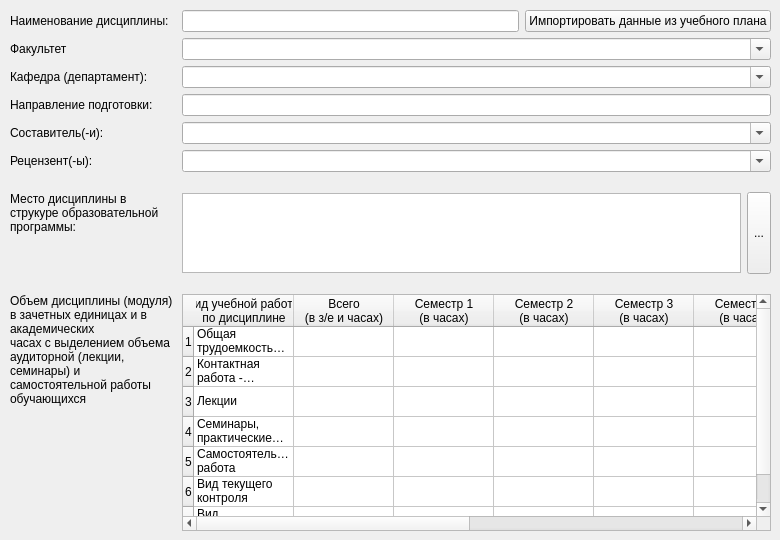
    <widget class="QWidget" name="tab">
     <attribute name="title">
      <string>Основное</string>
     </attribute>
     <widget class="QWidget" name="formLayoutWidget">
      <property name="geometry">
       <rect>
        <x>10</x>
        <y>10</y>
        <width>761</width>
        <height>521</height>
       </rect>
      </property>
      <layout class="QFormLayout" name="formLayout11">
       <item row="0" column="0">
        <widget class="QLabel" name="labelTitle">
         <property name="text">
          <string>Наименование дисциплины:</string>
         </property>
        </widget>
       </item>
       <item row="0" column="1">
        <layout class="QHBoxLayout" name="horizontalLayout11">
         <item>
          <widget class="QLineEdit" name="lineTitle"/>
         </item>
         <item>
          <widget class="QPushButton" name="importButton">
           <property name="minimumSize">
            <size>
             <width>100</width>
             <height>0</height>
            </size>
           </property>
           <property name="toolTip">
            <string>Открыть интерфейс выбора учебного плана для импорта</string>
           </property>
           <property name="styleSheet">
            <string notr="true"/>
           </property>
           <property name="text">
            <string>Импортировать данные из учебного плана</string>
           </property>
           <property name="icon">
            <iconset>
             <normaloff>../icons/import_button.png</normaloff>../icons/import_button.png</iconset>
           </property>
          </widget>
         </item>
        </layout>
       </item>
       <item row="1" column="0">
        <widget class="QLabel" name="labelFaculty">
         <property name="text">
          <string>Факультет</string>
         </property>
        </widget>
       </item>
       <item row="2" column="0">
        <widget class="QLabel" name="labelDepartment">
         <property name="text">
          <string>Кафедра (департамент):</string>
         </property>
        </widget>
       </item>
       <item row="3" column="0">
        <widget class="QLabel" name="labelDoT">
         <property name="text">
          <string>Направление подготовки:</string>
         </property>
        </widget>
       </item>
       <item row="3" column="1">
        <widget class="QLineEdit" name="lineDoT"/>
       </item>
       <item row="4" column="0">
        <widget class="QLabel" name="labelCompiler">
         <property name="text">
          <string>Составитель(-и):</string>
         </property>
        </widget>
       </item>
       <item row="5" column="0">
        <widget class="QLabel" name="labelReviewer">
         <property name="text">
          <string>Рецензент(-ы):</string>
         </property>
         <property name="margin">
          <number>0</number>
         </property>
        </widget>
       </item>
       <item row="7" column="0">
        <widget class="QLabel" name="labelPlace">
         <property name="minimumSize">
          <size>
           <width>166</width>
           <height>0</height>
          </size>
         </property>
         <property name="maximumSize">
          <size>
           <width>166</width>
           <height>16777215</height>
          </size>
         </property>
         <property name="text">
          <string>Место дисциплины в струкуре образовательной программы:</string>
         </property>
         <property name="alignment">
          <set>Qt::AlignLeading|Qt::AlignLeft|Qt::AlignTop</set>
         </property>
         <property name="wordWrap">
          <bool>true</bool>
         </property>
        </widget>
       </item>
       <item row="6" column="0">
        <widget class="QLabel" name="_emptylabel_">
         <property name="maximumSize">
          <size>
           <width>16777215</width>
           <height>8</height>
          </size>
         </property>
         <property name="text">
          <string/>
         </property>
        </widget>
       </item>
       <item row="9" column="0">
        <widget class="QLabel" name="labelHours">
         <property name="enabled">
          <bool>true</bool>
         </property>
         <property name="minimumSize">
          <size>
           <width>166</width>
           <height>0</height>
          </size>
         </property>
         <property name="maximumSize">
          <size>
           <width>166</width>
           <height>16777215</height>
          </size>
         </property>
         <property name="text">
          <string>Объем дисциплины (модуля) в зачетных единицах и в академических
часах с выделением объема аудиторной (лекции, семинары) и самостоятельной работы обучающихся</string>
         </property>
         <property name="alignment">
          <set>Qt::AlignLeading|Qt::AlignLeft|Qt::AlignTop</set>
         </property>
         <property name="wordWrap">
          <bool>true</bool>
         </property>
        </widget>
       </item>
       <item row="9" column="1">
        <widget class="QTableWidget" name="tableHours">
         <property name="sizePolicy">
          <sizepolicy hsizetype="Expanding" vsizetype="Expanding">
           <horstretch>0</horstretch>
           <verstretch>0</verstretch>
          </sizepolicy>
         </property>
         <property name="maximumSize">
          <size>
           <width>9000</width>
           <height>800</height>
          </size>
         </property>
         <property name="styleSheet">
          <string notr="true"/>
         </property>
         <property name="sizeAdjustPolicy">
          <enum>QAbstractScrollArea::AdjustIgnored</enum>
         </property>
         <property name="wordWrap">
          <bool>true</bool>
         </property>
         <attribute name="horizontalHeaderCascadingSectionResizes">
          <bool>false</bool>
         </attribute>
         <attribute name="horizontalHeaderMinimumSectionSize">
          <number>41</number>
         </attribute>
         <attribute name="verticalHeaderCascadingSectionResizes">
          <bool>false</bool>
         </attribute>
         <row>
          <property name="text">
           <string>1</string>
          </property>
         </row>
         <row>
          <property name="text">
           <string>2</string>
          </property>
         </row>
         <row>
          <property name="text">
           <string>3</string>
          </property>
         </row>
         <row>
          <property name="text">
           <string>4</string>
          </property>
         </row>
         <row>
          <property name="text">
           <string>5</string>
          </property>
         </row>
         <row>
          <property name="text">
           <string>6</string>
          </property>
         </row>
         <row>
          <property name="text">
           <string>7</string>
          </property>
         </row>
         <column>
          <property name="text">
           <string>Вид учебной работы
по дисциплине</string>
          </property>
         </column>
         <column>
          <property name="text">
           <string>Всего
(в з/е и часах)</string>
          </property>
          <property name="font">
           <font>
            <strikeout>false</strikeout>
           </font>
          </property>
         </column>
         <column>
          <property name="text">
           <string>Семестр 1
(в часах)</string>
          </property>
         </column>
         <column>
          <property name="text">
           <string>Семестр 2
(в часах)</string>
          </property>
         </column>
         <column>
          <property name="text">
           <string>Семестр 3
(в часах)</string>
          </property>
         </column>
         <column>
          <property name="text">
           <string>Семестр 4
(в часах)</string>
          </property>
         </column>
         <column>
          <property name="text">
           <string>Семестр 5
(в часах)</string>
          </property>
         </column>
         <column>
          <property name="text">
           <string>Семестр 6
(в часах)</string>
          </property>
         </column>
         <column>
          <property name="text">
           <string>Семестр 7
(в часах)</string>
          </property>
         </column>
         <column>
          <property name="text">
           <string>Семестр 8
(в часах)</string>
          </property>
         </column>
         <item row="0" column="0">
          <property name="text">
           <string>Общая трудоемкость
дисциплины</string>
          </property>
          <property name="flags">
           <set>ItemIsSelectable|ItemIsDragEnabled|ItemIsDropEnabled|ItemIsUserCheckable|ItemIsEnabled</set>
          </property>
         </item>
         <item row="0" column="1">
          <property name="text">
           <string/>
          </property>
         </item>
         <item row="1" column="0">
          <property name="text">
           <string>Контактная работа -
Аудиторные занятия</string>
          </property>
          <property name="flags">
           <set>ItemIsSelectable|ItemIsDragEnabled|ItemIsDropEnabled|ItemIsUserCheckable|ItemIsEnabled</set>
          </property>
         </item>
         <item row="1" column="1">
          <property name="text">
           <string/>
          </property>
         </item>
         <item row="2" column="0">
          <property name="text">
           <string>Лекции</string>
          </property>
          <property name="flags">
           <set>ItemIsSelectable|ItemIsDragEnabled|ItemIsDropEnabled|ItemIsUserCheckable|ItemIsEnabled</set>
          </property>
         </item>
         <item row="2" column="1">
          <property name="text">
           <string/>
          </property>
         </item>
         <item row="3" column="0">
          <property name="text">
           <string>Семинары, практические
занятия</string>
          </property>
          <property name="flags">
           <set>ItemIsSelectable|ItemIsDragEnabled|ItemIsDropEnabled|ItemIsUserCheckable|ItemIsEnabled</set>
          </property>
         </item>
         <item row="3" column="1">
          <property name="text">
           <string/>
          </property>
         </item>
         <item row="4" column="0">
          <property name="text">
           <string>Самостоятельная работа</string>
          </property>
          <property name="flags">
           <set>ItemIsSelectable|ItemIsDragEnabled|ItemIsDropEnabled|ItemIsUserCheckable|ItemIsEnabled</set>
          </property>
         </item>
         <item row="5" column="0">
          <property name="text">
           <string>Вид текущего контроля</string>
          </property>
          <property name="flags">
           <set>ItemIsSelectable|ItemIsDragEnabled|ItemIsDropEnabled|ItemIsUserCheckable|ItemIsEnabled</set>
          </property>
         </item>
         <item row="6" column="0">
          <property name="text">
           <string>Вид промежуточной аттестации</string>
          </property>
          <property name="flags">
           <set>ItemIsSelectable|ItemIsDragEnabled|ItemIsDropEnabled|ItemIsUserCheckable|ItemIsEnabled</set>
          </property>
         </item>
        </widget>
       </item>
       <item row="8" column="0">
        <widget class="QLabel" name="_emptylabel2_">
         <property name="maximumSize">
          <size>
           <width>16777215</width>
           <height>8</height>
          </size>
         </property>
         <property name="text">
          <string/>
         </property>
        </widget>
       </item>
       <item row="1" column="1">
        <widget class="QComboBox" name="comboBoxFaculty">
         <property name="editable">
          <bool>true</bool>
         </property>
        </widget>
       </item>
       <item row="2" column="1">
        <widget class="QComboBox" name="comboBoxDepartment">
         <property name="editable">
          <bool>true</bool>
         </property>
        </widget>
       </item>
       <item row="4" column="1">
        <widget class="QComboBox" name="comboBoxCompiler">
         <property name="editable">
          <bool>true</bool>
         </property>
        </widget>
       </item>
       <item row="5" column="1">
        <widget class="QComboBox" name="comboBoxReviewer">
         <property name="editable">
          <bool>true</bool>
         </property>
        </widget>
       </item>
       <item row="7" column="1">
        <layout class="QHBoxLayout" name="horizontalLayout12">
         <item>
          <widget class="QTextEdit" name="textEditPlace">
           <property name="maximumSize">
            <size>
             <width>16777215</width>
             <height>80</height>
            </size>
           </property>
           <property name="statusTip">
            <string>тест</string>
           </property>
          </widget>
         </item>
         <item>
          <widget class="QToolButton" name="refreshPlaceButton">
           <property name="minimumSize">
            <size>
             <width>0</width>
             <height>82</height>
            </size>
           </property>
           <property name="text">
            <string>...</string>
           </property>
           <property name="icon">
            <iconset>
             <normaloff>../icons/reload.png</normaloff>../icons/reload.png</iconset>
           </property>
           <property name="iconSize">
            <size>
             <width>24</width>
             <height>24</height>
            </size>
           </property>
          </widget>
         </item>
        </layout>
       </item>
      </layout>
     </widget>
    </widget>
